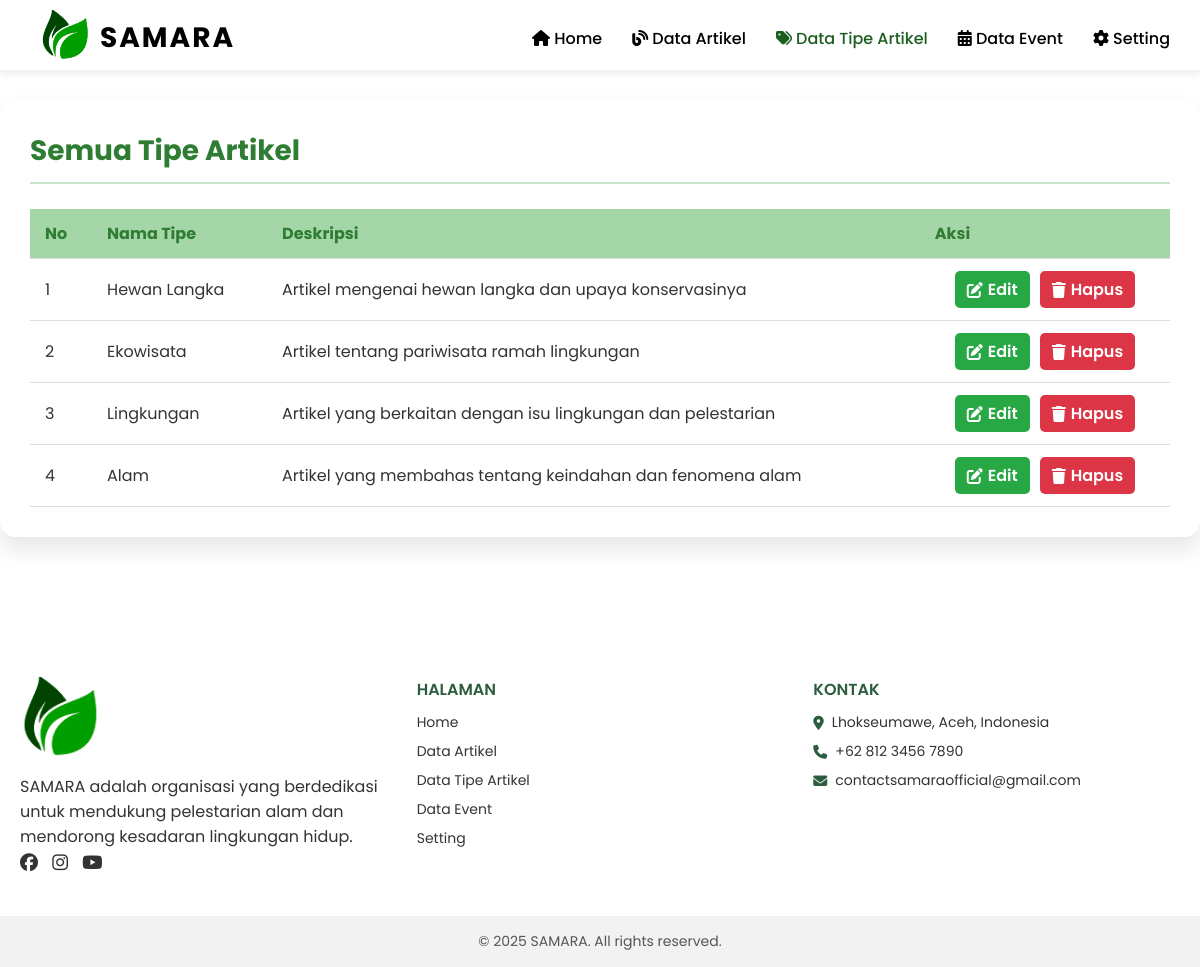
The page /admin/tipeartikel.php on the database its author committed.
### tables this page shows
CREATE TABLE `tipe_artikel` (
  `id_tipe` varchar(6) NOT NULL,
  `nama_tipe` varchar(100) NOT NULL,
  `deskripsi` text DEFAULT NULL
);

### database/koneksi.php (called while the page is built, shortened)
<?php
$koneksi = mysqli_connect("localhost","root","","db_samara");
function query($query){
    global $koneksi;
    $result = mysqli_query($koneksi,$query);
    $rows =[];
    while($user = mysqli_fetch_assoc($result)){
        $rows[] = $user;
    }
    return $rows;
};
?>

### admin/tipeartikel.php (the view, shortened to what this page needs)
<?php
require '../database/koneksi.php';
$dataTipeArtikel = query("SELECT * FROM tipe_artikel ORDER BY id_tipe DESC");
?>
<!DOCTYPE html>
<html lang="en">
<head>
  <link rel="stylesheet" href="css/tipeartikel.css?<?php echo time(); ?>">
</head>
<body>
     <div class="falling-leaves"></div>
<?php include 'header_navbar.php'; ?>
<div class="tipeartikel-container fade-down">
  <h1 class="tipeartikel-heading">Semua Tipe Artikel</h1>
  <?php if (!empty($dataTipeArtikel)) : ?>
    <div class="tabel-scroll-wrapper">
    <table class="tipeartikel-table">
      <thead>
        <tr>
          <th>No</th>
          <th>Nama Tipe</th>
          <th>Deskripsi</th>
          <th>Aksi</th>
        </tr>
      </thead>
      <tbody>
        <?php $no = 1; foreach ($dataTipeArtikel as $tipe): ?>
        <tr>
          <td><?= $no++; ?></td>
          <td><?= htmlspecialchars($tipe['nama_tipe']); ?></td>
          <td><?= htmlspecialchars($tipe['deskripsi']); ?></td>
          <td class="tipeartikel-actions">
            <div class="action-buttons">
              <a href="edit_tipeartikel.php?id=<?= $tipe['id_tipe']; ?>" class="btn-edit">
                <i class="fa-solid fa-pen-to-square"></i> Edit
              </a>
              <a href="hapus_tipeartikel.php?id=<?= $tipe['id_tipe']; ?>" class="btn-delete" onclick="return confirm('Yakin ingin menghapus tipe ini?')">
                <i class="fa-solid fa-trash"></i> Hapus
              </a>
            </div>
          </td>
        </tr>
        <?php endforeach; ?>
      </tbody>
    </table>
    </div>
  <?php else : ?>
    <p>Tidak ada tipe artikel yang tersedia.</p>
  <?php endif; ?>
</div>
<footer>
  <div class="footer-container">
    <div class="footer-section">
      <img src="img/icon-logo.png" alt="Logo SAMARA" class="footer-logo">
      <p>
        SAMARA adalah organisasi yang berdedikasi untuk mendukung pelestarian alam dan mendorong kesadaran lingkungan hidup.
      </p>
      <div class="social-links">
        <a href="#"><i class="fa-brands fa-facebook"></i></a>
        <a href="#"><i class="fa-brands fa-instagram"></i></a>
        <a href="#"><i class="fa-brands fa-youtube"></i></a>
      </div>
    </div>
    <div class="footer-section">
      <h4>HALAMAN</h4>
      <ul>
        <li><a href="index.php">Home</a></li>
        <li><a href="artikel.php">Data Artikel</a></li>
        <li><a href="tipeartikel.php">Data Tipe Artikel</a></li>
        <li><a href="event.php">Data Event</a></li>
        <li><a href="setting.php">Setting</a></li>
      </ul>
    </div>
    <div class="footer-section">
      <h4>KONTAK</h4>
      <ul>
        <li><i class="fa-solid fa-location-dot"></i> Lhokseumawe, Aceh, Indonesia</li>
        <li><i class="fa-solid fa-phone"></i> +62 812 3456 7890</li>
        <li><i class="fa-solid fa-envelope"></i> contactsamaraofficial@gmail.com</li>
      </ul>
    </div>
  </div>
  <div class="footer-bottom">
    <p>&copy; 2025 SAMARA. All rights reserved.</p>
  </div>
</footer>
</body>
</html>

### admin/css/tipeartikel.css (style rules this page uses)
* { margin: 0; padding: 0; box-sizing: border-box; font-family: 'Poppins', sans-serif; }
.tipeartikel-container { max-width: 1200px; margin: 100px auto; background: #ffffff; padding: 30px; border-radius: 16px; box-shadow: 0 12px 24px rgba(0, 0, 0, 0.1); }
.tipeartikel-heading { color: #2e7d32; margin-bottom: 25px; font-size: 28px; border-bottom: 2px solid #c8e6c9; padding-bottom: 10px; }
.tipeartikel-table { width: 100%; border-collapse: collapse; min-width: 800px; }
.tipeartikel-table th, .tipeartikel-table td { padding: 12px 15px; text-align: left; border-bottom: 1px solid #ddd; }
.tipeartikel-table th { background-color: #a5d6a7; color: #2e7d32; }
.tipeartikel-table td { color: #333; }
.tipeartikel-actions .action-buttons { display: flex; gap: 10px; justify-content: center; align-items: center; }
.btn-edit, .btn-delete { padding: 6px 12px; border-radius: 5px; font-weight: 600; color: #fff; text-decoration: none; display: inline-flex; align-items: center; gap: 5px; }
.btn-edit { background-color: #28a745; }
.btn-delete { background-color: #dc3545; }
.tabel-scroll-wrapper { overflow-x: auto; }
.falling-leaves { position: fixed; top: 0; left: 0; width: 100%; height: 100%; pointer-events: none; overflow: hidden; z-index: 0; }
.fade-down { opacity: 0; transform: translateY(-20px); animation: fadeDown 0.8s forwards; animation-delay: 0.2s; }
footer { font-family: 'Poppins', sans-serif; color: #333; }
.footer-container { background-color: #ffffff; max-width: 1200px; margin: auto; padding: 40px 20px; display: flex; flex-wrap: wrap; justify-content: space-between; gap: 30px; }
.footer-section { flex: 1 1 200px; }
.footer-logo { width: 80px; height: auto; margin-bottom: 10px; }
.footer-section h4 { font-size: 16px; font-weight: 600; margin-bottom: 10px; color: #2c5d3f; }
.footer-section ul { list-style: none; padding: 0; margin: 0; }
.footer-section ul li { margin-bottom: 8px; font-size: 14px; display: flex; align-items: center; }
.footer-section ul li a { text-decoration: none; color: #333; transition: color 0.3s; }
.footer-section ul li i { margin-right: 8px; color: #2c5d3f; }
.social-links a { display: inline-block; margin-right: 10px; color: #333; font-size: 18px; transition: color 0.3s; }
.footer-bottom { background-color: #f2f2f2; text-align: center; padding: 15px 20px; font-size: 14px; color: #555; }

### rows shown on the page
tipe_artikel: nama_tipe "Hewan Langka", deskripsi "Artikel mengenai hewan langka dan upaya konservasinya"
tipe_artikel: nama_tipe "Ekowisata", deskripsi "Artikel tentang pariwisata ramah lingkungan"
tipe_artikel: nama_tipe "Lingkungan", deskripsi "Artikel yang berkaitan dengan isu lingkungan dan pelestarian"
tipe_artikel: nama_tipe "Alam", deskripsi "Artikel yang membahas tentang keindahan dan fenomena alam"
